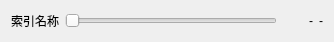
<ui version="4.0">
 <class>qMRMLSequenceBrowserSeekWidget</class>
 <widget class="QWidget" name="qMRMLSequenceBrowserSeekWidget">
  <property name="geometry">
   <rect>
    <x>0</x>
    <y>0</y>
    <width>334</width>
    <height>42</height>
   </rect>
  </property>
  <property name="sizePolicy">
   <sizepolicy hsizetype="Preferred" vsizetype="Maximum">
    <horstretch>0</horstretch>
    <verstretch>0</verstretch>
   </sizepolicy>
  </property>
  <property name="windowTitle">
   <string>qMRML序列浏览器查找小部件</string>
  </property>
  <layout class="QHBoxLayout" name="horizontalLayout">
   <item>
    <widget class="QLabel" name="label_IndexName">
     <property name="text">
      <string>索引名称</string>
     </property>
    </widget>
   </item>
   <item>
    <widget class="QSlider" name="slider_IndexValue">
     <property name="orientation">
      <enum>Qt::Horizontal</enum>
     </property>
    </widget>
   </item>
   <item>
    <layout class="QHBoxLayout" name="horizontalLayout_2">
     <property name="leftMargin">
      <number>0</number>
     </property>
     <item>
      <widget class="QLabel" name="label_IndexValue">
       <property name="sizePolicy">
        <sizepolicy hsizetype="Fixed" vsizetype="Preferred">
         <horstretch>0</horstretch>
         <verstretch>0</verstretch>
        </sizepolicy>
       </property>
       <property name="minimumSize">
        <size>
         <width>30</width>
         <height>0</height>
        </size>
       </property>
       <property name="text">
        <string notr="true">-</string>
       </property>
       <property name="alignment">
        <set>Qt::AlignRight|Qt::AlignTrailing|Qt::AlignVCenter</set>
       </property>
      </widget>
     </item>
     <item>
      <widget class="QLabel" name="label_IndexUnit">
       <property name="text">
        <string notr="true">-</string>
       </property>
      </widget>
     </item>
    </layout>
   </item>
  </layout>
 </widget>
 <resources>
  <include location="../../../Resources/qSlicerSequenceBrowserModule.qrc" />
 </resources>
 <connections />
</ui>
